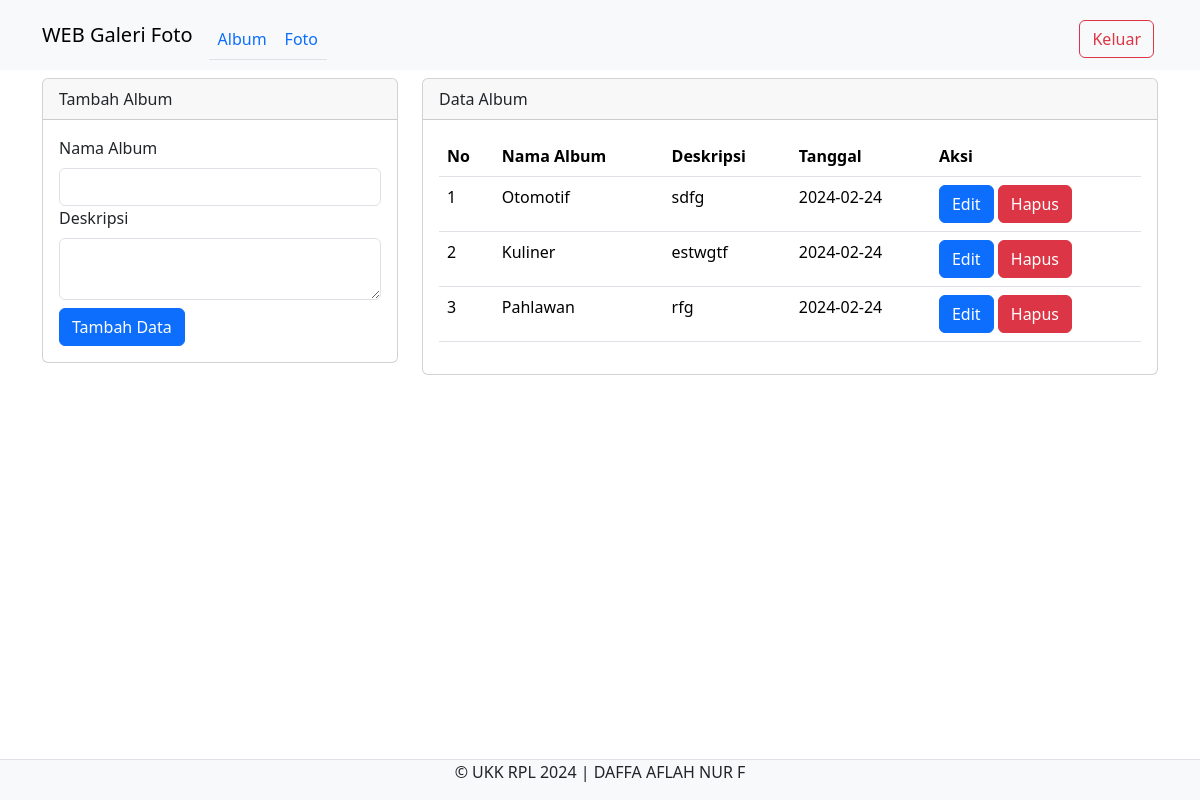
The page /galerifoto/admin/album.php (signed in) on the database its author committed.
### tables this page shows
CREATE TABLE `album` (
  `albumid` int(11) NOT NULL,
  `namaalbum` varchar(225) NOT NULL,
  `deskripsi` text NOT NULL,
  `tanggalbuat` date NOT NULL,
  `userid` int(11) NOT NULL
);

### galerifoto/admin/album.php (the view, shortened to what this page needs)
<?php
include '../config/koneksi.php';
?>
<!DOCTYPE html>
<html lang="en">
<head>
    <link rel="stylesheet" href="../assets/css/bootstrap.min.css">
</head>
<body>
    <nav class="navbar navbar-expand-lg bg-body-tertiary">
        <div class="container">
            <a class="navbar-brand" href="index.php">WEB Galeri Foto</a>
            <div class="collapse navbar-collapse mt-2" id="navbarNavAltMarkup">
                <div class="navbar-nav me-auto">
                    <ul class="nav nav-tabs">
                        <li class="nav-item">
                            <a class="nav-link" href="album.php">Album</a>
                        </li>
                        <li class="nav-item">
                            <a class="nav-link" href="foto.php">Foto</a>
                        </li>
                    </ul>
                </div>
                <a href="../config/aksi_logout.php" class="btn btn-outline-danger m-1">Keluar</a>
            </div>
        </div>
    </nav>
    <div class="container">
        <div class="row">
            <div class="col-md-4">
                <div class="card mt-2">
                    <div class="card-header">Tambah Album</div>
                    <div class="card-body">
                        <form action="../config/aksi_album.php" method="POST">
                            <label for="" class="form-label">Nama Album</label>
                            <input type="text" name="namaalbum" class="form-control" required>
                            <label for="" class="form-label">Deskripsi</label>
                            <textarea name="deskripsi" class="form-control" required></textarea>
                            <button class="btn btn-primary mt-2" name="tambah" type="submit">Tambah Data</button>
                        </form>
                    </div>
                </div>
            </div>
            <div class="col-md-8">
                <div class="card mt-2">
                    <div class="card-header">Data Album</div>
                    <div class="card-body">
                        <table class="table">
                            <thead>
                                <tr>
                                    <th>No</th>
                                    <th>Nama Album</th>
                                    <th>Deskripsi</th>
                                    <th>Tanggal</th>
                                    <th>Aksi</th>
                                </tr>
                            </thead>
                            <tbody>
                                <?php
                                $no = 1;
                                $userid = $_SESSION['userid'];
                                $sql = mysqli_query($koneksi, "SELECT * FROM album WHERE userid='$userid'");
                                while ($data = mysqli_fetch_array($sql)) {
                                    ?>
                                    <tr>
                                        <td>
                                            <?php echo $no++ ?>
                                        </td>
                                        <td>
                                            <?php echo $data['namaalbum'] ?>
                                        </td>
                                        <td>
                                            <?php echo $data['deskripsi'] ?>
                                        </td>
                                        <td>
                                            <?php echo $data['tanggalbuat'] ?>
                                        </td>
                                        <td>
                                            <button type="button" class="btn btn-primary" data-bs-toggle="modal"
                                                data-bs-target="#edit<?php echo $data['albumid'] ?>">Edit</button>
                                            <button type="button" class="btn btn-danger" data-bs-toggle="modal"
                                                data-bs-target="#hapus<?php echo $data['albumid'] ?>">
                                                Hapus
                                            </button>
                                        </td>
                                    </tr>
                                <?php } ?>
                            </tbody>
                        </table>
                    </div>
                </div>
            </div>
        </div>
    </div>
    <footer class="d-flax justify-content-center border-top mt-3 bg-light fixed-bottom">
        <div class="container" style="text-align: center;">
            <p>&copy; UKK RPL 2024 | DAFFA AFLAH NUR F</p>
        </div>
    </footer>
</body>
</html>

### rows shown on the page
album: namaalbum "Otomotif", deskripsi "sdfg", tanggalbuat "2024-02-24"
album: namaalbum "Kuliner", deskripsi "estwgtf", tanggalbuat "2024-02-24"
album: namaalbum "Pahlawan", deskripsi "rfg", tanggalbuat "2024-02-24"
